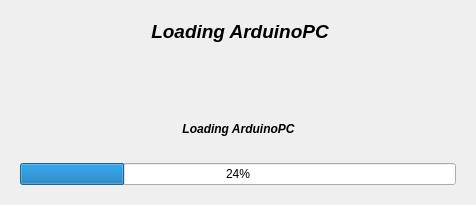
<?xml version="1.0" encoding="UTF-8"?>
<ui version="4.0">
 <class>ProgramLoadingWidget</class>
 <widget class="QWidget" name="ProgramLoadingWidget">
  <property name="geometry">
   <rect>
    <x>0</x>
    <y>0</y>
    <width>476</width>
    <height>205</height>
   </rect>
  </property>
  <property name="windowTitle">
   <string>Form</string>
  </property>
  <layout class="QGridLayout" name="gridLayout">
   <item row="0" column="1">
    <widget class="QFrame" name="mainProgressLabelFrame">
     <property name="autoFillBackground">
      <bool>true</bool>
     </property>
     <property name="frameShape">
      <enum>QFrame::NoFrame</enum>
     </property>
     <property name="frameShadow">
      <enum>QFrame::Plain</enum>
     </property>
     <property name="lineWidth">
      <number>0</number>
     </property>
     <layout class="QGridLayout" name="mainProgressLabelGridLayout">
      <item row="0" column="0">
       <spacer name="mainProgressLabeLeftSpacer">
        <property name="orientation">
         <enum>Qt::Horizontal</enum>
        </property>
        <property name="sizeHint" stdset="0">
         <size>
          <width>40</width>
          <height>20</height>
         </size>
        </property>
       </spacer>
      </item>
      <item row="0" column="1">
       <widget class="QLabel" name="mainLoadingLabel">
        <property name="font">
         <font>
          <pointsize>14</pointsize>
          <weight>75</weight>
          <italic>true</italic>
          <bold>true</bold>
         </font>
        </property>
        <property name="text">
         <string>Loading ArduinoPC</string>
        </property>
        <property name="alignment">
         <set>Qt::AlignCenter</set>
        </property>
       </widget>
      </item>
      <item row="0" column="2">
       <spacer name="mainProgressLabelRightSpacer">
        <property name="orientation">
         <enum>Qt::Horizontal</enum>
        </property>
        <property name="sizeHint" stdset="0">
         <size>
          <width>127</width>
          <height>20</height>
         </size>
        </property>
       </spacer>
      </item>
     </layout>
    </widget>
   </item>
   <item row="2" column="0" rowspan="2" colspan="2">
    <widget class="QFrame" name="mainMessageFrame">
     <property name="autoFillBackground">
      <bool>true</bool>
     </property>
     <property name="frameShape">
      <enum>QFrame::NoFrame</enum>
     </property>
     <property name="frameShadow">
      <enum>QFrame::Plain</enum>
     </property>
     <property name="lineWidth">
      <number>0</number>
     </property>
     <layout class="QGridLayout" name="mainMessageLayout">
      <item row="0" column="0">
       <spacer name="mainMessageLeftSpacer">
        <property name="orientation">
         <enum>Qt::Horizontal</enum>
        </property>
        <property name="sizeHint" stdset="0">
         <size>
          <width>40</width>
          <height>20</height>
         </size>
        </property>
       </spacer>
      </item>
      <item row="0" column="1">
       <widget class="QLabel" name="mainMessageLabel">
        <property name="font">
         <font>
          <pointsize>9</pointsize>
          <weight>75</weight>
          <italic>true</italic>
          <bold>true</bold>
         </font>
        </property>
        <property name="text">
         <string>Loading ArduinoPC</string>
        </property>
        <property name="alignment">
         <set>Qt::AlignCenter</set>
        </property>
       </widget>
      </item>
      <item row="0" column="2">
       <spacer name="mainMessageRightSpacer">
        <property name="orientation">
         <enum>Qt::Horizontal</enum>
        </property>
        <property name="sizeHint" stdset="0">
         <size>
          <width>127</width>
          <height>20</height>
         </size>
        </property>
       </spacer>
      </item>
     </layout>
    </widget>
   </item>
   <item row="1" column="1">
    <spacer name="verticalSpacer">
     <property name="orientation">
      <enum>Qt::Vertical</enum>
     </property>
     <property name="sizeHint" stdset="0">
      <size>
       <width>20</width>
       <height>40</height>
      </size>
     </property>
    </spacer>
   </item>
   <item row="4" column="0" colspan="2">
    <widget class="QFrame" name="progressBarFrame">
     <property name="autoFillBackground">
      <bool>true</bool>
     </property>
     <property name="frameShape">
      <enum>QFrame::NoFrame</enum>
     </property>
     <property name="frameShadow">
      <enum>QFrame::Plain</enum>
     </property>
     <property name="lineWidth">
      <number>0</number>
     </property>
     <layout class="QGridLayout" name="progressBarGridLayout">
      <item row="0" column="0">
       <widget class="QProgressBar" name="progressBar">
        <property name="value">
         <number>24</number>
        </property>
       </widget>
      </item>
     </layout>
    </widget>
   </item>
  </layout>
 </widget>
 <resources/>
 <connections/>
</ui>
